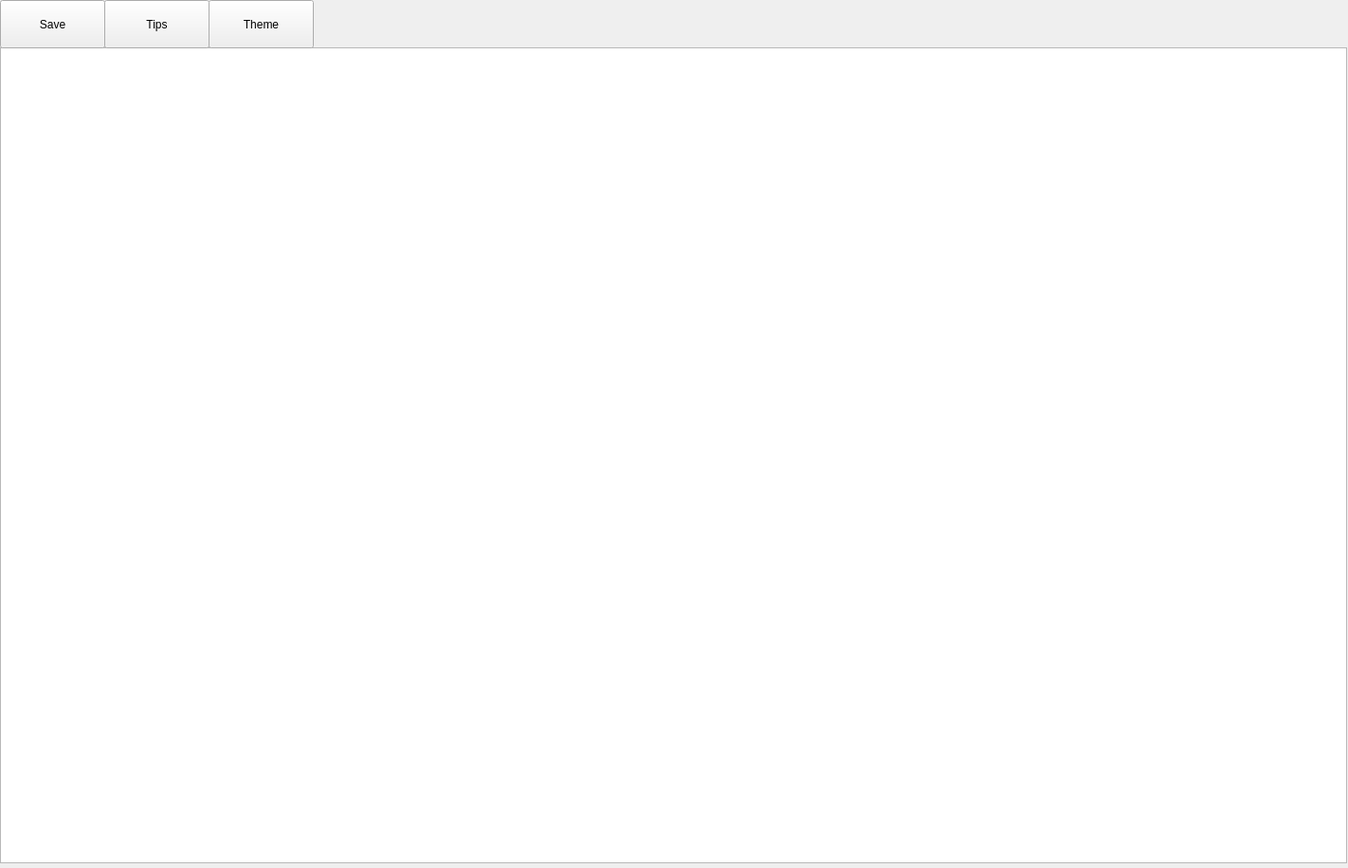
<?xml version="1.0" encoding="UTF-8"?>
<ui version="4.0">
 <class>Form</class>
 <widget class="QWidget" name="Form">
  <property name="geometry">
   <rect>
    <x>0</x>
    <y>0</y>
    <width>1422</width>
    <height>916</height>
   </rect>
  </property>
  <property name="windowTitle">
   <string>Form</string>
  </property>
  <widget class="QTextEdit" name="taskText">
   <property name="geometry">
    <rect>
     <x>0</x>
     <y>50</y>
     <width>1421</width>
     <height>861</height>
    </rect>
   </property>
   <property name="readOnly">
    <bool>true</bool>
   </property>
  </widget>
  <widget class="QPushButton" name="getTips">
   <property name="geometry">
    <rect>
     <x>110</x>
     <y>0</y>
     <width>111</width>
     <height>51</height>
    </rect>
   </property>
   <property name="text">
    <string>Tips</string>
   </property>
  </widget>
  <widget class="QPushButton" name="getTheme">
   <property name="geometry">
    <rect>
     <x>220</x>
     <y>0</y>
     <width>111</width>
     <height>51</height>
    </rect>
   </property>
   <property name="text">
    <string>Theme</string>
   </property>
  </widget>
  <widget class="QPushButton" name="save">
   <property name="geometry">
    <rect>
     <x>0</x>
     <y>0</y>
     <width>111</width>
     <height>51</height>
    </rect>
   </property>
   <property name="text">
    <string>Save</string>
   </property>
  </widget>
 </widget>
 <resources/>
 <connections/>
</ui>
